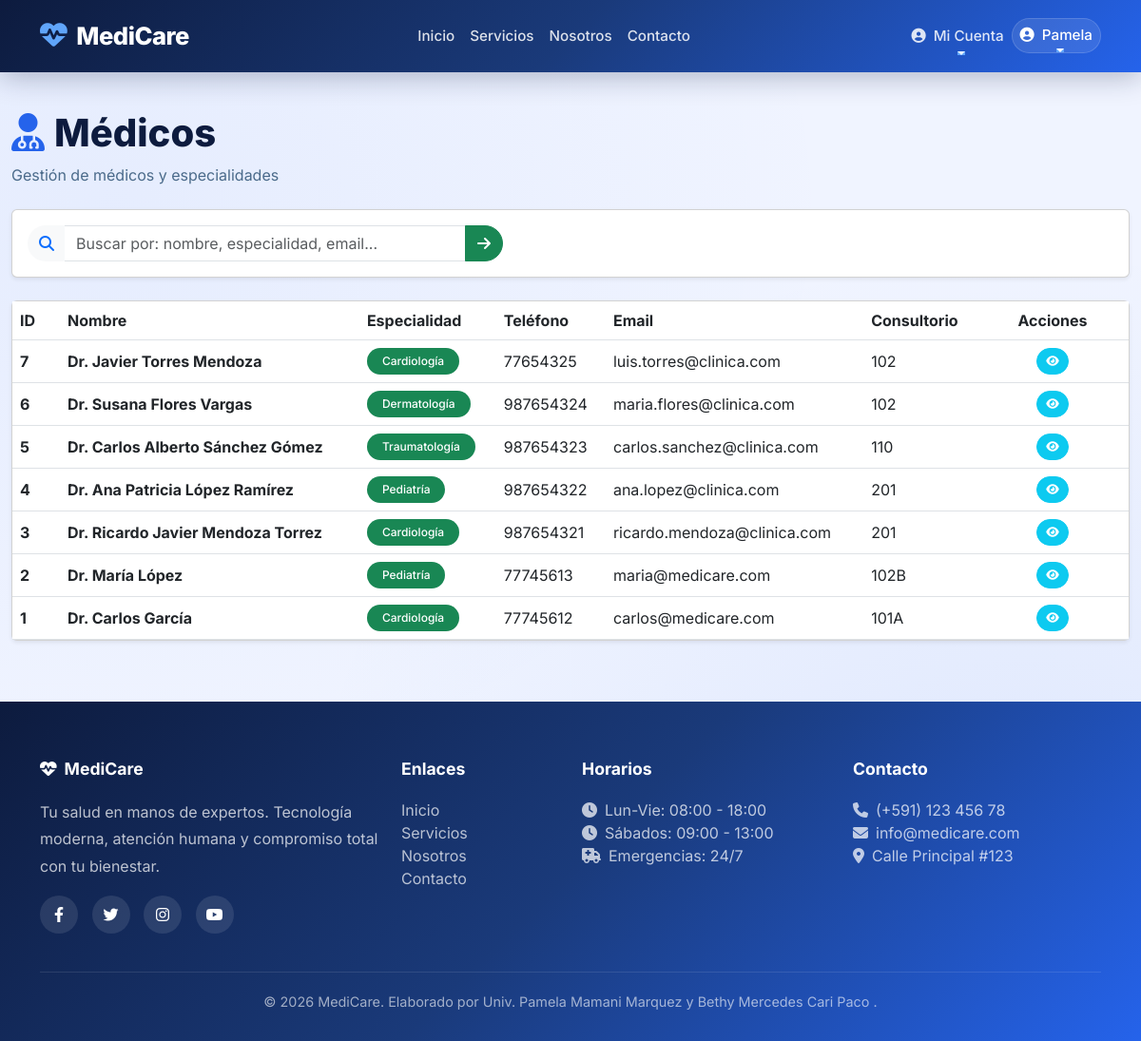
/medicos/ (signed in), run on the app's committed database.
### app/models/usuario.py (models this page shows, shortened)
class Usuario(UserMixin, db.Model):
    __tablename__ = 'usuarios'
    id = db.Column(db.Integer, primary_key=True)
    username = db.Column(db.String(80), unique=True, nullable=False)
    email = db.Column(db.String(120), unique=True, nullable=False)
    password_hash = db.Column(db.String(200), nullable=False)
    rol = db.Column(db.String(20), nullable=False, default='paciente')
    nombres = db.Column(db.String(100))
    apellidos = db.Column(db.String(100))
    ci = db.Column(db.String(20))
    telefono = db.Column(db.String(20))
    fecha_registro = db.Column(db.DateTime, default=datetime.utcnow)
    activo = db.Column(db.Boolean, default=True)
    paciente = db.relationship('Paciente', back_populates='usuario', uselist=False)
    medico = db.relationship('Medico', back_populates='usuario', uselist=False)
    def is_admin(self):
        return self.rol == 'admin'
    def is_medico(self):
        return self.rol == 'medico'
    def is_recepcionista(self):
        return self.rol == 'recepcionista'
    def is_paciente(self):
        return self.rol == 'paciente'

### app/models/medico.py (models this page shows, shortened)
class Medico(db.Model):
    __tablename__ = 'medicos'
    id = db.Column(db.Integer, primary_key=True)
    usuario_id = db.Column(db.Integer, db.ForeignKey('usuarios.id'), unique=True)
    especialidad_id = db.Column(db.Integer, db.ForeignKey('especialidades.id'))
    sala_id = db.Column(db.Integer, db.ForeignKey('salas.id'))  # ✅ Nueva columna
    nombre = db.Column(db.String(100), nullable=False)
    apellidos = db.Column(db.String(100), nullable=False)
    telefono = db.Column(db.String(20))
    email = db.Column(db.String(120))
    consultorio = db.Column(db.String(50))
    horario_atencion = db.Column(db.String(100))
    usuario = db.relationship('Usuario', back_populates='medico', uselist=False)
    especialidad = db.relationship('Especialidad', back_populates='medicos')
    sala = db.relationship('Sala', back_populates='medicos')
    citas = db.relationship('Cita', back_populates='medico')
    historial = db.relationship('HistorialClinico', back_populates='medico')
    def nombre_completo(self):
        return f"Dr. {self.nombre} {self.apellidos}"

### app/models/especialidad.py (models this page shows, shortened)
class Especialidad(db.Model):
    __tablename__ = 'especialidades'
    id = db.Column(db.Integer, primary_key=True)
    nombre = db.Column(db.String(100), unique=True, nullable=False)
    descripcion = db.Column(db.Text)
    medicos = db.relationship('Medico', back_populates='especialidad')

### app/medicos/routes.py (the view, shortened to what this page needs)
@bp_medico.route('/')
@login_required
def index():
    search = request.args.get('search', '').strip()
    query = Medico.query
    medicos = query.order_by(Medico.id.desc()).all()
    return render_template('medicos/index.html', medicos=medicos, search=search)

### templates/medicos/index.html (shortened to what this page needs)
{% extends "base.html" %}
{% block content %}
<div class="container-fluid py-4">
    <div class="d-flex justify-content-between align-items-center mb-4 flex-wrap gap-2">
        <div>
            <h1 style="font-weight: 800; color: #0d1b3e;">
                <i class="fas fa-user-md" style="color: #2563eb; margin-right: 10px;"></i>Médicos
            </h1>
            <p style="color: #4a6a8a; margin: 0;">Gestión de médicos y especialidades</p>
        </div>
    </div>
    <div class="card shadow-sm mb-4">
        <div class="card-body p-3">
            <form method="GET" action="{{ url_for('medico.index') }}" class="d-flex gap-2">
                <div class="input-group" style="max-width: 500px;">
                    <span class="input-group-text bg-light border-0" style="border-radius: 50px 0 0 50px;">
                        <i class="fas fa-search text-primary"></i>
                    </span>
                    <input type="text" class="form-control" name="search"
                           placeholder="Buscar por: nombre, especialidad, email..."
                           value="{{ search }}"
                           style="border-left: none; border-radius: 0; border-color: #dee2e6;">
                    <button type="submit" class="btn btn-success" style="border-radius: 0 50px 50px 0;">
                        <i class="fas fa-arrow-right"></i>
                    </button>
                </div>
            </form>
        </div>
    </div>
    <div class="card shadow-sm">
        <div class="card-body p-0">
            <div class="table-responsive">
                <table class="table table-hover align-middle mb-0">
                    <thead style="background: #f8f9fa;">
                        <tr>
                            <th style="width: 50px;">ID</th>
                            <th>Nombre</th>
                            <th>Especialidad</th>
                            <th>Teléfono</th>
                            <th>Email</th>
                            <th>Consultorio</th>
                            <th style="width: 160px;" class="text-center">Acciones</th>
                        </tr>
                    </thead>
                    <tbody>
                        {% for medico in medicos %}
                        <tr>
                            <td><strong>{{ medico.id }}</strong></td>
                            <td><strong>{{ medico.nombre_completo() }}</strong></td>
                            <td>
                                <span class="badge bg-success rounded-pill px-3 py-2">
                                    {{ medico.especialidad.nombre if medico.especialidad else 'Sin asignar' }}
                                </span>
                            </td>
                            <td>{{ medico.telefono or 'N/A' }}</td>
                            <td>{{ medico.email or 'N/A' }}</td>
                            <td>{{ medico.consultorio or 'N/A' }}</td>
                            <td>
                                <div class="d-flex gap-1 justify-content-center">
                                    <a href="{{ url_for('medico.show', id=medico.id) }}"
                                       class="btn btn-sm btn-info text-white"
                                       style="border-radius: 50px; padding: 4px 10px;"
                                       title="Ver médico">
                                        <i class="fas fa-eye"></i>
                                    </a>
                                </div>
                            </td>
                        </tr>
                        {% endfor %}
                    </tbody>
                </table>
            </div>
        </div>
    </div>
</div>
{% endblock %}

### templates/base.html (shortened to what this page needs)
<!DOCTYPE html>
<html lang="es">
<head>
    <link href="https://cdn.jsdelivr.net/npm/bootstrap@5.3.0/dist/css/bootstrap.min.css" rel="stylesheet">
    <link rel="stylesheet" href="https://cdnjs.cloudflare.com/ajax/libs/font-awesome/6.4.0/css/all.min.css">
</head>
<body>
    <nav class="navbar navbar-expand-lg navbar-custom">
        <div class="container">
            <a class="navbar-brand" href="{{ url_for('core.landing') }}">
                <i class="fas fa-heartbeat"></i>MediCare
            </a>
            <div class="collapse navbar-collapse" id="navbarNav">
                <ul class="navbar-nav mx-auto">
                    <li class="nav-item">
                        <a class="nav-link" href="{{ url_for('core.landing') }}">Inicio</a>
                    </li>
                    <li class="nav-item">
                        <a class="nav-link" href="{{ url_for('core.servicios') }}">Servicios</a>
                    </li>
                    <li class="nav-item">
                        <a class="nav-link" href="{{ url_for('core.about') }}">Nosotros</a>
                    </li>
                    <li class="nav-item">
                        <a class="nav-link" href="{{ url_for('core.contacto') }}">Contacto</a>
                    </li>
                </ul>
                <ul class="navbar-nav">
                    {% if current_user.is_authenticated %}
                        {% if current_user.is_admin() %}
                        <li class="nav-item dropdown">
                            <a class="nav-link dropdown-toggle text-white" href="#" id="adminDropdown" role="button" data-bs-toggle="dropdown">
                                <i class="fas fa-cogs me-1"></i> Administración
                            </a>
                            <ul class="dropdown-menu dropdown-menu-custom">
                                <li><a class="dropdown-item" href="{{ url_for('admin.dashboard') }}">
                                    <i class="fas fa-chart-line me-2"></i>Dashboard
                                </a></li>
                                <li><a class="dropdown-item" href="{{ url_for('admin.usuarios') }}">
                                    <i class="fas fa-users-cog me-2"></i>Usuarios
                                </a></li>
                                <li><a class="dropdown-item" href="{{ url_for('medico.index') }}">
                                    <i class="fas fa-user-md me-2"></i>Médicos
                                </a></li>
                                <li><a class="dropdown-item" href="{{ url_for('paciente.index') }}">
                                    <i class="fas fa-user-injured me-2"></i>Pacientes
                                </a></li>
                                <li><a class="dropdown-item" href="{{ url_for('cita.index') }}">
                                    <i class="fas fa-calendar-check me-2"></i>Citas
                                </a></li>
                                <li><a class="dropdown-item" href="{{ url_for('historial.index') }}">
                                    <i class="fas fa-history me-2"></i>Historial
                                </a></li>
                                <li><a class="dropdown-item" href="{{ url_for('factura.index') }}">
                                    <i class="fas fa-file-invoice-dollar me-2"></i>Facturación
                                <li><a class="dropdown-item" href="{{ url_for('admin.salas') }}">
                                    <i class="fas fa-door-open me-2"></i>Salas
                                </a></li>
                            </ul>
                        </li>
                        {% elif current_user.is_paciente() %}
                        <li class="nav-item dropdown">
                            <a class="nav-link dropdown-toggle text-white" href="#" id="pacienteDropdown" role="button" data-bs-toggle="dropdown">
                                <i class="fas fa-user-circle me-1"></i> Mi Cuenta
                            </a>
                        </li>
                        {% endif %}
                        <li class="nav-item dropdown user-dropdown">
                            <a class="nav-link dropdown-toggle text-white" href="#" id="userDropdown" role="button" data-bs-toggle="dropdown">
                                <i class="fas fa-user-circle me-1"></i>
                                {{ current_user.nombres }}
                            </a>
                        </li>
                    {% endif %}
                </ul>
            </div>
        </div>
    </nav>
    <main>
        {% block content %}{% endblock %}
    </main>
    <footer class="footer-custom">
        <div class="container">
            <div class="row g-4">
                <div class="col-md-4">
                    <h5><i class="fas fa-heartbeat me-2"></i>MediCare</h5>
                    <p style="opacity: 0.8; line-height: 1.8; position: relative; z-index: 1;">Tu salud en manos de expertos. Tecnología moderna, atención humana y compromiso total con tu bienestar.</p>
                    <div class="social-links mt-3">
                        <a href="#"><i class="fab fa-facebook-f"></i></a>
                        <a href="#"><i class="fab fa-twitter"></i></a>
                        <a href="#"><i class="fab fa-instagram"></i></a>
                        <a href="#"><i class="fab fa-youtube"></i></a>
                    </div>
                </div>
                <div class="col-md-2">
                    <h5>Enlaces</h5>
                    <ul class="list-unstyled">
                        <li><a href="{{ url_for('core.landing') }}">Inicio</a></li>
                        <li><a href="{{ url_for('core.servicios') }}">Servicios</a></li>
                        <li><a href="{{ url_for('core.about') }}">Nosotros</a></li>
                        <li><a href="{{ url_for('core.contacto') }}">Contacto</a></li>
                    </ul>
                </div>
                <div class="col-md-3">
                    <h5>Horarios</h5>
                    <ul class="list-unstyled" style="opacity: 0.8;">
                        <li><i class="fas fa-clock me-2"></i>Lun-Vie: 08:00 - 18:00</li>
                        <li><i class="fas fa-clock me-2"></i>Sábados: 09:00 - 13:00</li>
                        <li><i class="fas fa-ambulance me-2"></i>Emergencias: 24/7</li>
                    </ul>
                </div>
                <div class="col-md-3">
                    <h5>Contacto</h5>
                    <ul class="list-unstyled" style="opacity: 0.8;">
                        <li><i class="fas fa-phone me-2"></i>(+591) 123 456 78</li>
                        <li><i class="fas fa-envelope me-2"></i>info@medicare.com</li>
                        <li><i class="fas fa-map-marker-alt me-2"></i>Calle Principal #123</li>
                    </ul>
                </div>
            </div>
            <div class="footer-bottom">
                <p class="mb-0">&copy; 2026 MediCare. Elaborado por Univ. Pamela Mamani Marquez y Bethy Mercedes Cari Paco .</p>
            </div>
        </div>
    </footer>
</body>
</html>

### data on the page
Usuario: nombres "Pamela"
Medico: id "7", nombre_completo "Dr. Javier Torres Mendoza", especialidad "Cardiología", telefono "77654325", email "luis.torres@clinica.com", consultorio "102"
Medico: id "6", nombre_completo "Dr. Susana Flores Vargas", especialidad "Dermatología", telefono "987654324", email "maria.flores@clinica.com", consultorio "102"
Medico: id "5", nombre_completo "Dr. Carlos Alberto Sánchez Gómez", especialidad "Traumatología", telefono "987654323", email "carlos.sanchez@clinica.com", consultorio "110"
Medico: id "4", nombre_completo "Dr. Ana Patricia López Ramírez", especialidad "Pediatría", telefono "987654322", email "ana.lopez@clinica.com", consultorio "201"
Medico: id "3", nombre_completo "Dr. Ricardo Javier Mendoza Torrez", especialidad "Cardiología", telefono "987654321", email "ricardo.mendoza@clinica.com", consultorio "201"
Medico: id "2", nombre_completo "Dr. María López", especialidad "Pediatría", telefono "77745613", email "maria@medicare.com", consultorio "102B"
Medico: id "1", nombre_completo "Dr. Carlos García", especialidad "Cardiología", telefono "77745612", email "carlos@medicare.com", consultorio "101A"
